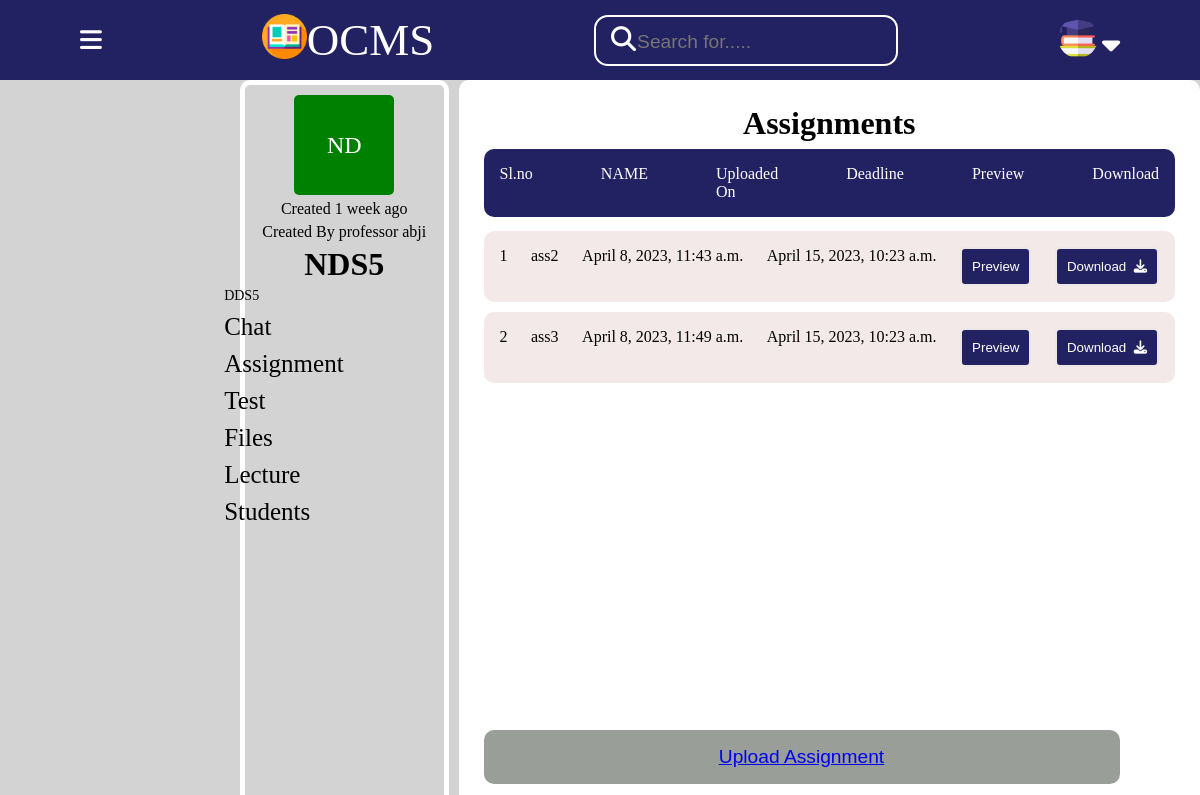
The page /troom/11/tassignments on the database as committed earlier.
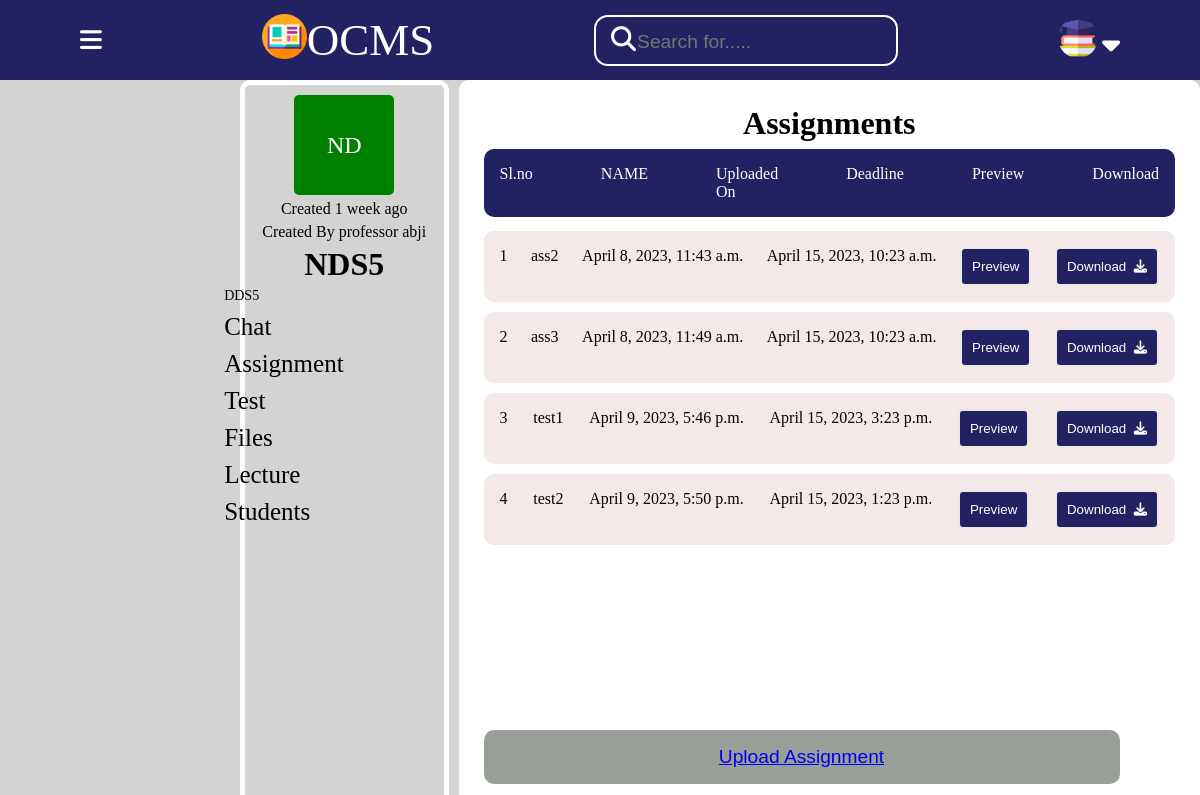
The same page on the database as committed later.
### base/models.py (models this page shows)
class Tassignments(models.Model):
    room=models.ForeignKey(Room,on_delete=models.CASCADE)
    teacher=models.ForeignKey(Teacher,on_delete=models.CASCADE)
    name=models.CharField(max_length=100)
    upload_at=models.DateTimeField(auto_now_add=True)
    deadline=models.DateTimeField()
    file=models.FileField(upload_to='tassignments/')
    def get_absolute_url(self):
        return reverse('download_file_tassignments', args=[str(self.id)])

### base/views.py (the view)
# urls.py: path('troom/<str:pk>/tassignments',views.tassignments,name='tassignments'),
def tassignments(request,pk):
    room=Room.objects.get(id=pk)
    assignments=Tassignments.objects.filter(room__id=pk)
    context={'room':room,'assignments':assignments}
    return render(request,"base/tassignments.html",context)

### base/templates/base/tassignments.html
{% include 'teacher_main.html' %}
{% block content %}
<div class="bigcontainer">
    <div class="leftcontainer">
        <div class="classicon">
            {{ room.name|slice:":2" }}
        </div>
       <p>Created {{room.created | timesince}} ago</p>
       <p>Created By professor {{room.teacher}}</p>
        <div class="classname">
            <h1>{{room.name}} </h1>
        </div>
        <ul>
            <li class="opt" style="font-size: 14px;">
                {{room.description}}
            </li>
            <li class="opt">
               <a href="{% url 'troom' room.id %}"> Chat</a>
            </li>
            <li class="opt">
              <a href="{% url 'tassignments' room.id %}">Assignment</a>
            </li>
            <li class="opt">
             <a href="#">Test</a>
            </li>
            <li class="opt">
               <a href="{% url 'tfiles' room.id %}">Files</a>
            </li>
            <li class="opt">
                <a href="{% url 'tlectures' room.id %}">Lecture</a>
            </li>
            <li class="opt">
                <a href="{% url 'trstudents' room.id %}">Students</a>
            </li>
        </ul>
    </div>
    <div class="assrightcontainer">
        <h1>Assignments</h1>
        <div class="assignmentnavbar">
            <p>Sl.no</p>
            <p>NAME</p>
            <p>Uploaded On</p>
            <p>Deadline</p>
            <p>Preview</p>
            <p>Download</p>
        </div>
        <div class="assignmentwrapper">
        {% for assignment in assignments %}
        <div class="assignment">
            <p>{{assignment.id}}</p>
            <p>{{assignment.name}}</p>
            <p>{{assignment.upload_at}}</p>
            <p>{{assignment.deadline}}</p>
            <button><a href="{{ assignment.file.url }}" target="_blank">Preview</a></button>
             <button><a href="{{ assignment.get_absolute_url }}">Download&nbsp;&nbsp;<i class="fa-solid fa-download fa-beat"></i></a></button>
        </div>
        {% endfor %}
        <button id="uploadassignment"><a href="{% url 'tuploadassignments' room.id %}">Upload Assignment</a></button>
        </div>
   </div>
{% endblock content %}

Rows that differ between the two databases and show on the page:
added Tassignments: id "3", name "test1", upload_at "April 9, 2023, 5:46 p.m.", deadline "April 15, 2023, 3:23 p.m."
added Tassignments: id "4", name "test2", upload_at "April 9, 2023, 5:50 p.m.", deadline "April 15, 2023, 1:23 p.m."
